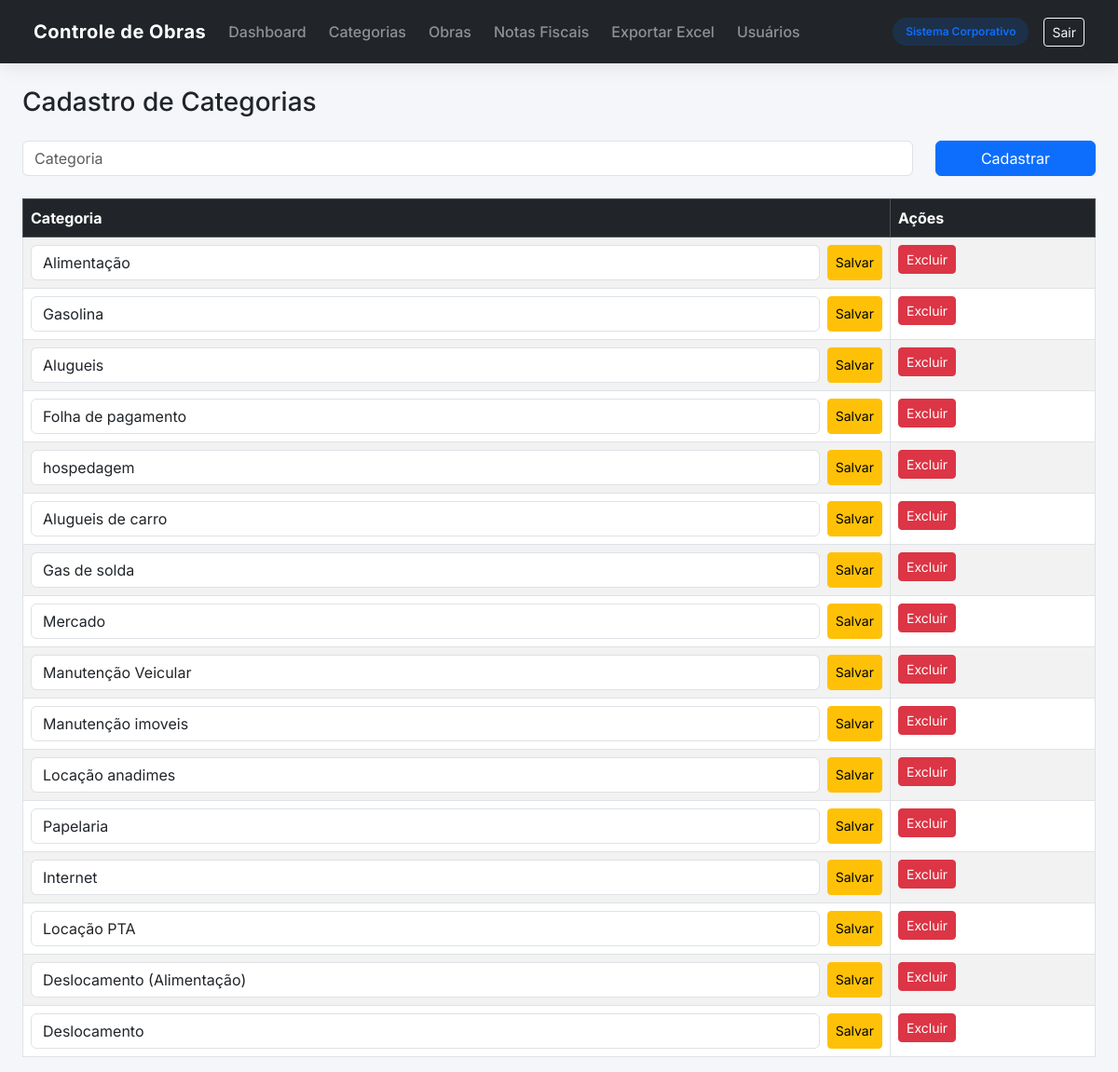
Screenshot of /categorias with the database file from the repository.
### models.py (models this page shows, shortened)
class Categoria(db.Model):
    __tablename__ = 'categoria'
    id = db.Column(db.Integer, primary_key=True)
    nome = db.Column(db.String(50), nullable=False)

### app.py (the view)
@app.route('/categorias', methods=['GET', 'POST'])
def categorias():
    if request.method == 'POST':
        db.session.add(Categoria(nome=request.form['nome']))
        db.session.commit()
        return redirect(url_for('categorias'))
    return render_template('categorias.html', categorias=Categoria.query.all())

### templates/categorias.html
{% extends 'base.html' %}
{% block content %}
<h3 class="mb-4">Cadastro de Categorias</h3>
<form method="post" class="row mb-4">
  <div class="col-md-10">
    <input class="form-control" name="nome" placeholder="Categoria" required>
  </div>
  <div class="col-md-2">
    <button class="btn btn-primary w-100">Cadastrar</button>
  </div>
</form>
<table class="table table-bordered table-striped">
  <thead class="table-dark">
    <tr>
      <th>Categoria</th>
      <th width="220">Ações</th>
    </tr>
  </thead>
  <tbody>
    {% for c in categorias %}
    <tr>
      <td>
        <form method="post" action="/categorias/editar/{{ c.id }}" class="d-flex">
          <input class="form-control me-2" name="nome" value="{{ c.nome }}" required>
          <button class="btn btn-warning btn-sm">Salvar</button>
        </form>
      </td>
      <td>
        <form method="post"
              action="/categorias/excluir/{{ c.id }}"
              onsubmit="return confirm('Deseja realmente excluir esta categoria?');">
          <button class="btn btn-danger btn-sm">Excluir</button>
        </form>
      </td>
    </tr>
    {% endfor %}
  </tbody>
</table>
{% endblock %}

### templates/base.html (shortened to what this page needs)
<!DOCTYPE html>
<html lang="pt-br">
<head>
  <link href="https://cdn.jsdelivr.net/npm/bootstrap@5.3.3/dist/css/bootstrap.min.css" rel="stylesheet">
</head>
<body>
<nav class="navbar navbar-expand-lg navbar-dark bg-dark">
  <div class="container-fluid">
    <a class="navbar-brand" href="{{ url_for('home') }}">
      Controle de Obras
    </a>
    <div class="collapse navbar-collapse" id="navbarMain">
      <ul class="navbar-nav me-auto mb-2 mb-lg-0">
        <li class="nav-item">
          <a class="nav-link" href="{{ url_for('dashboard') }}">Dashboard</a>
        </li>
        <li class="nav-item">
          <a class="nav-link" href="{{ url_for('categorias') }}">Categorias</a>
        </li>
        <li class="nav-item">
          <a class="nav-link" href="{{ url_for('obras') }}">Obras</a>
        </li>
        <li class="nav-item">
          <a class="nav-link" href="{{ url_for('nf') }}">Notas Fiscais</a>
        </li>
        <li class="nav-item">
          <a class="nav-link" href="{{ url_for('exportar') }}">Exportar Excel</a>
        </li>
        <li class="nav-item">
          <a class="nav-link" href="{{ url_for('usuarios') }}">Usuários</a>
        </li>
      </ul>
      <div class="d-flex align-items-center gap-3">
        <span class="system-badge">
          Sistema Corporativo
        </span>
        <a href="{{ url_for('logout') }}" class="btn btn-sm btn-outline-light">
          Sair
        </a>
      </div>
    </div>
  </div>
</nav>
<div class="container-fluid container-main px-4">
  {% block content %}{% endblock %}
</div>
</body>
</html>

### templates/base.html (style rules this page uses)
* { font-family: 'Inter', sans-serif; }
body { background-color: #f5f6fa; }
.navbar { padding: 14px 24px; box-shadow: 0 4px 20px rgba(0,0,0,0.08); }
.navbar-brand { font-weight: 700; letter-spacing: .5px; }
.nav-link { font-weight: 500; margin-right: 8px; opacity: 0.9; }
.container-main { padding-top: 25px; }
.system-badge { background: rgba(13,110,253,0.15); color: #0d6efd; padding: 6px 14px; border-radius: 50px; font-size: 0.75rem; font-weight: 600; }

### rows the page displays
Categoria: nome "Alimentação"
Categoria: nome "Gasolina"
Categoria: nome "Alugueis"
Categoria: nome "Folha de pagamento"
Categoria: nome "hospedagem"
Categoria: nome "Alugueis de carro"
Categoria: nome "Gas de solda"
Categoria: nome "Mercado"
Categoria: nome "Manutenção Veicular"
Categoria: nome "Manutenção imoveis"
Categoria: nome "Locação anadimes"
Categoria: nome "Papelaria"
Categoria: nome "Internet"
Categoria: nome "Locação PTA"
Categoria: nome "Deslocamento (Alimentação)"
Categoria: nome "Deslocamento"
